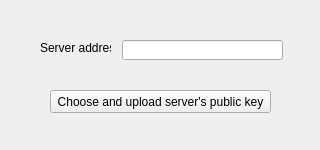
<?xml version="1.0" encoding="UTF-8"?>
<ui version="4.0">
 <class>addServerKey</class>
 <widget class="QMainWindow" name="addServerKey">
  <property name="geometry">
   <rect>
    <x>0</x>
    <y>0</y>
    <width>320</width>
    <height>150</height>
   </rect>
  </property>
  <property name="minimumSize">
   <size>
    <width>320</width>
    <height>150</height>
   </size>
  </property>
  <property name="maximumSize">
   <size>
    <width>320</width>
    <height>150</height>
   </size>
  </property>
  <property name="windowTitle">
   <string>MainWindow</string>
  </property>
  <widget class="QWidget" name="centralwidget">
   <widget class="QPushButton" name="pushButton">
    <property name="geometry">
     <rect>
      <x>50</x>
      <y>90</y>
      <width>221</width>
      <height>23</height>
     </rect>
    </property>
    <property name="text">
     <string>Choose and upload server's public key</string>
    </property>
   </widget>
   <widget class="QLineEdit" name="lineEdit">
    <property name="geometry">
     <rect>
      <x>122</x>
      <y>40</y>
      <width>161</width>
      <height>20</height>
     </rect>
    </property>
   </widget>
   <widget class="QLabel" name="label">
    <property name="geometry">
     <rect>
      <x>40</x>
      <y>40</y>
      <width>71</width>
      <height>16</height>
     </rect>
    </property>
    <property name="text">
     <string>Server address</string>
    </property>
   </widget>
   <widget class="QLabel" name="statusMsg">
    <property name="geometry">
     <rect>
      <x>0</x>
      <y>120</y>
      <width>321</width>
      <height>20</height>
     </rect>
    </property>
    <property name="text">
     <string/>
    </property>
    <property name="alignment">
     <set>Qt::AlignCenter</set>
    </property>
   </widget>
  </widget>
 </widget>
 <resources/>
 <connections/>
</ui>
